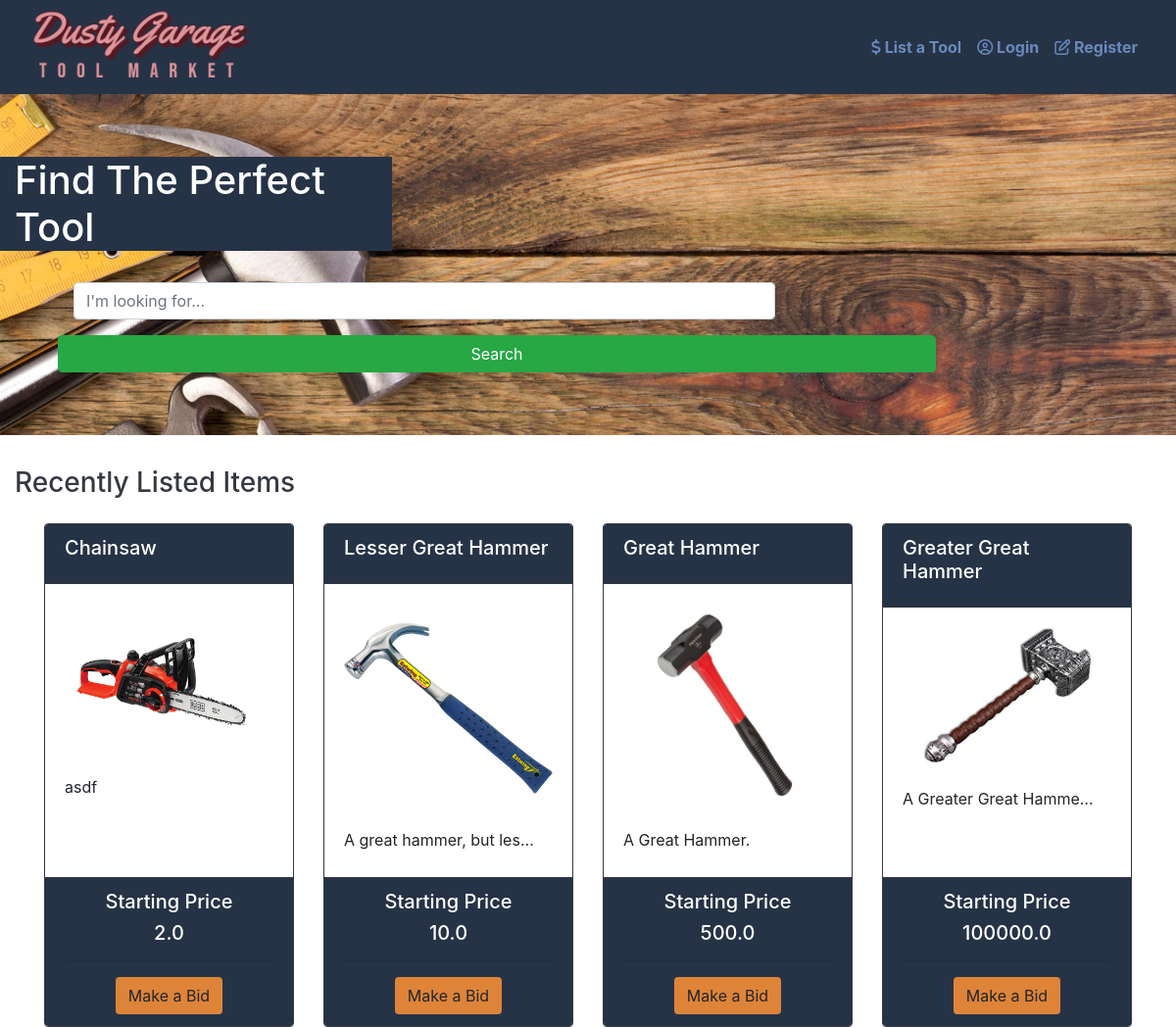
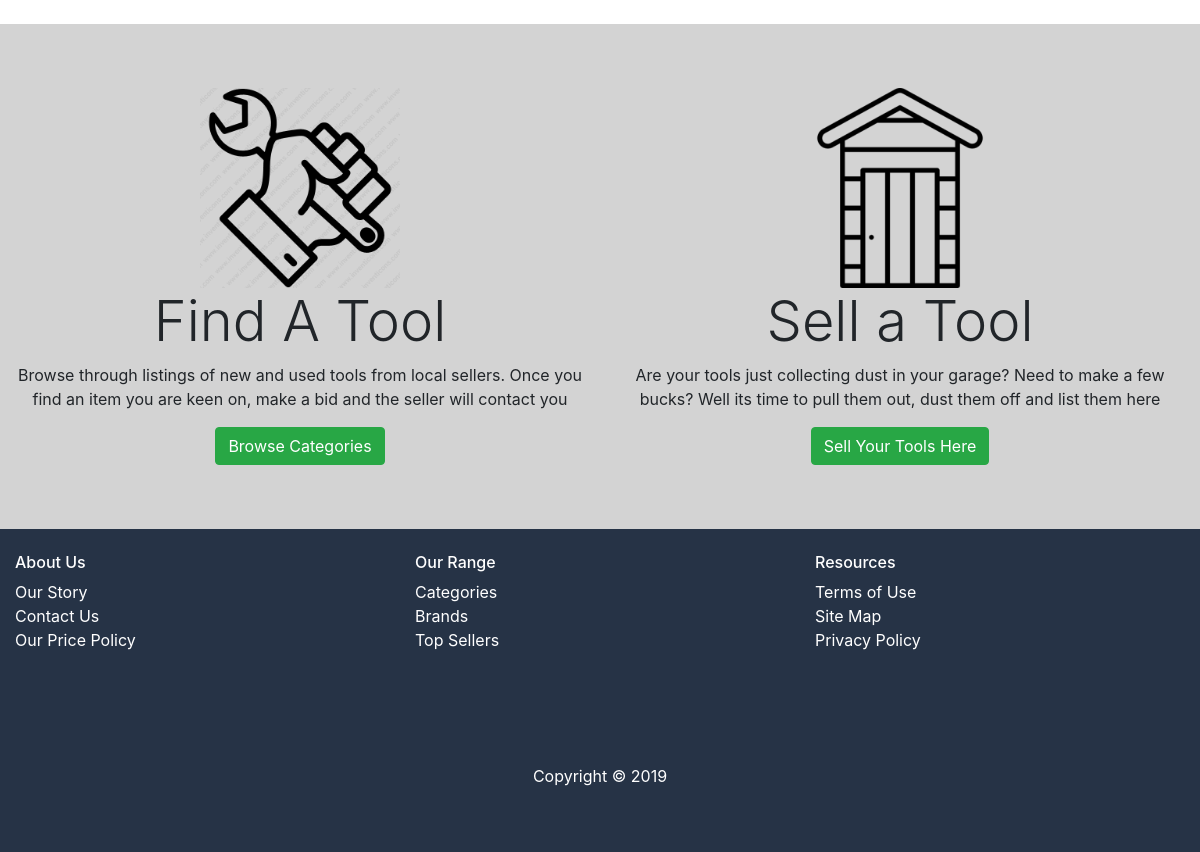
The page / on the database its author committed (2 pictures, top to bottom).
### marketplace/models.py (models this page shows, shortened)
class Tool(db.Model):
    __tablename__ = "tools"
    id = db.Column(db.Integer, primary_key=True)
    tool_name = db.Column(db.String(100))
    modelNo = db.Column(db.String(100))
    list_price = db.Column(db.Float(100))
    category = db.Column(db.String(100))
    user_id = db.Column(db.Integer, db.ForeignKey('users.id'))
    desc = db.Column(db.String(100))
    brand = db.Column(db.String(100))
    date_created = db.Column(db.DateTime, default=datetime.now())
    sold_status = db.Column(db.String(100), default="")
    images = db.Column(db.String(1000), default='noimage.png')
    bid_id = db.relationship('Bid', backref='tools')

### marketplace/views.py (the view, shortened to what this page needs)
@bp.route("/", methods=["GET", "POST"])
def index():
    tools = Tool.query.order_by(desc(Tool.date_created)).limit(4).all()
    form_land = LandingForm()
    search_results = []
    search = SearchForm()
    return render_template("index.html", form=form_land, tools=tools)

### marketplace/forms.py
class LandingForm(FlaskForm):
    landing_search = StringField("", validators=[InputRequired()])
    landing_search_button = SubmitField("Search")

class SearchForm(FlaskForm):
    search = StringField("")
    search_button = SubmitField("Search")

### marketplace/templates/index.html (shortened to what this page needs)
{% extends "base.html" %} {% import "bootstrap/wtf.html" as wtf %} {% block content %}
<section class="jumbotron jumbotron-fluid hero-image">
    <h1 class="bg-base-blue col-4 text-white">Find The Perfect Tool</h1>
    <div class="container">
        <form class="inline-form col-sm-10">
            <div class="input-group-lg col-sm-10">
                {{wtf.form_field(form.landing_search, placeholder="I'm looking for...", type="text", class="form-control")}}
            </div>
            <div class="input-group-append">
                {{wtf.form_field(form.landing_search_button, class="form-control btn btn-success", )}}
            </div>
    </div>
</section>
<main>
    <section>
        <div class="text-dark">
            <h3 class="col-sm-12 ">Recently Listed Items</h3>
        </div>
        <div class="container">
            <div class="card-deck my-4">
                {% for tool in tools %}
                <div class="card border-dark">
                    <div class="card-header bg-base-blue text-white border-dark">
                        <h5 class="card-title">{{tool.tool_name}}</h5>
                    </div>
                    <div class="card-body">
                        <img class="card-img-top mx-auto" src='{{tool.images}}' alt="Tool Image">
                        <p class="card-text d-inline-block text-truncate pt-3" style="max-width: 200px;">{{tool.desc}}
                        </p>
                    </div>
                    <div class="text-center text-inline">
                        <div class="card-footer bg-base-blue text-white border-dark">
                            <h5> Starting Price </h5>
                            <h5 class="font-face">{{tool.list_price}}</h5>
                            <hr>
                            <a href="/tools/{{tool.id}}" class="btn btn-bg-dp mx-auto btn-inline">Make a Bid
                            </a>
                        </div>
                    </div>
                </div>
                {% endfor %}
            </div>
        </div>
    </section>
    <section class="container-fluid text-center " id="services ">
        <div class="row py-5 " style="background: lightgrey ">
            <article class="col-sm-6 " id="browse ">
                <img class="mx-auto mt-3 " src="static\img\toolhand.png " alt="Browse Tools to Buy " height="200px " />
                <h3 class="display-4 ">Find A Tool</h3>
                <p class="margin-bottom: 20px ">Browse through listings of new and used tools from local sellers. Once you find an item you are keen on,
                    make a bid and the seller will contact you</p>
                <button class="btn btn-success mb-3 ">Browse Categories</button>
            </article>
            <article class="col-sm-6 " id="sell ">
                <img class="mx-auto mt-3 " src="static\img\shed.png " alt="Sell a Tool " height="200px " />
                <h3 class="display-4 "> Sell a Tool</h3>
                <p> Are your tools just collecting dust in your garage? Need to make a few bucks? Well its time to pull them
                    out, dust them off and list them here</p>
                <button class="btn btn-success ">Sell Your Tools Here</button>
            </article>
        </div>
    </section>
</main>
{% endblock %}

### marketplace/templates/base.html (shortened to what this page needs)
<!DOCTYPE html>
<html lang="en">
<head>
    <link rel="stylesheet" href="https://maxcdn.bootstrapcdn.com/bootstrap/4.3.1/css/bootstrap.min.css">
</head>
<body>
    <header>
        <nav class="navbar navbar-expand-sm bg-base-blue text-white py-2">
            <div class="container-fluid">
                <a class="navbar-brand py-0 display-4" href="/"><img src="/static\img\dglogobgblue1.png" height="80"
                        alt="">
                </a>
                <div class="navbar-nav text-white justify-content-end">
                    <div class="collapse navbar-collapse" id="navbarTogglerDemo01">
                        {% if current_user.is_authenticated %}
                        <div class="btn-group">
                            <button type="button" class="btn btn-light text-black"><i class="far fa-user-circle"></i>
                                {{ current_user.name }}</button>
                            <button type="button" class="btn btn-light dropdown-toggle dropdown-toggle-split"
                                data-toggle="dropdown">
                                <span class="sr-only">Toggle Dropdown</span>
                            </button>
                            <div class="dropdown-menu dropdown-menu-right">
                                <div class="dropdown-header">Manage</div>
                                <a class="dropdown-item" href="{{ url_for('tool.create') }}">List a
                                    Tool</a>
                                <a class="dropdown-item" href="tools/userdash/{{current_user.id}}">Your
                                    Dashboard</a>
                                <div class="dropdown-divider"></div>
                                <a class="dropdown-item" href="{{ url_for('auth.logout') }}">Log Out</a>
                            </div>
                        </div>
                        {% else %}
                        <a class="nav-item font-weight-bold text-light-blue nav-link"
                            href="{{ url_for('tool.create') }}"><i class="fas fa-dollar-sign"></i> List a Tool</a>
                        <a class="nav-item font-weight-bold text-light-blue nav-link"
                            href="{{ url_for('auth.login') }}"><i class="far fa-user-circle"></i> Login</a>
                        <a class="nav-item font-weight-bold text-light-blue nav-link"
                            href="{{ url_for('auth.register')}}"><i class="far fa-edit"></i> Register</a>
                        {% endif %}
                    </div>
                </div>
        </nav>
    </header>
    {% block content %}
    {% endblock %}
    <footer class="footer container-fluid">
        <div class="row justify-content-center text-left bg-base-blue text-white pb-5 pt-4">
            <div class="col-4">
                <h6>About Us</h6>
                <ul class="list-unstyled">
                    <li><a class="text-reset" href="#">Our Story</a></li>
                    <li><a class="text-reset" href="#">Contact Us</a></li>
                    <li><a class="text-reset" href="#">Our Price Policy</a></li>
                </ul>
            </div>
            <div class="col-4">
                <h6>Our Range</h6>
                <ul class="list-unstyled text-white">
                    <li><a class="text-reset" href="#">Categories</a></li>
                    <li><a class="text-reset" href="#" class="text-decoration-none">Brands</a></li>
                    <li><a class="text-reset" href="#">Top Sellers</a></li>
                </ul>
            </div>
            <div class="col-4">
                <h6>Resources</h6>
                <ul class="list-unstyled text-reset">
                    <li><a class="text-reset" href="#">Terms of Use</a></li>
                    <li><a class="text-reset" href="#">Site Map</a></li>
                    <li><a class="text-reset" href="#">Privacy Policy</a></li>
                </ul>
            </div>
        </div>
        <div class="row text-white bg-base-blue">
            <div class="text-center col-12 py-5 mx-auto">
                <p>Copyright &copy; 2019</p>
            </div>
        </div>
    </footer>
</body>
</html>

### marketplace/templates/base.html (style rules this page uses)
.hero-image { background-image: url("static/img/toolbg.jpg"); background-size: cover; }
.text-light-blue { color: #698abd }
.bg-base-blue { background-color: #263346; }
.btn-bg-dp { background-color: #de8439; }

### rows shown on the page
Tool: tool_name "Chainsaw", images (picture), desc "asdf", list_price "2.0"
Tool: tool_name "Lesser Great Hammer", images (picture), desc "A great hammer, but les…", list_price "10.0"
Tool: tool_name "Great Hammer", images (picture), desc "A Great Hammer.", list_price "500.0"
Tool: tool_name "Greater Great Hammer", images (picture), desc "A Greater Great Hamme…", list_price "100000.0"
